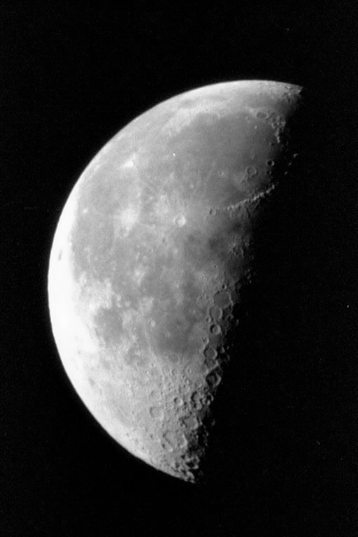
#> input picture lecture02-linear-Indexing/images/moon.tif, 358 x 537 px
$ python excersice02_np_methods.py
#> lines starting #> are read from the running program, lines starting #| are printed output that depends on the picture; after the words box and inside, x2 and y2 are one past the last pixel; in counts of white or black regions, pixels touching at a corner belong together; long printed decimals are rounded
# author: Barbara Klimek
#
# Linear indexing and basic image processing operations with NumPy
# Lecture 02 - Image Processing Algorithms and Visualization
#
# This example demonstrates:
# - image loading
# - image dimensions
# - pixel access
# - linear indexing
# - flattening arrays
# - reshaping arrays
# - image statistics
# - cropping
# - thresholding
# - histogram visualization
#
# The image used in this example is:
# moon.tif

import numpy as np
import cv2
import matplotlib.pyplot as plt

# load grayscale image without automatic conversion
I = cv2.imread('../lecture02-linear-Indexing/images/moon.tif', cv2.IMREAD_UNCHANGED)
#> I is the input picture: shape (537, 358); min 0, max 253, mean 52.9

# verify that image was loaded correctly
if I is None:
    raise FileNotFoundError("Image not found.")

# helper function for printing array information
def print_np_array(arr, caption_text):
#> called with caption_text = 'Original image:'
    print(caption_text)
    print(arr)
#> (printed output is left out)
    print("shape:", arr.shape)
#| shape: (537, 358)
    print("dtype:", arr.dtype)
#| dtype: uint8
    print()


# ---------------------------------------------------------
# 1. IMAGE DIMENSIONS
# ---------------------------------------------------------
# shape returns image dimensions
# for grayscale image -> (height, width)

print_np_array(I, "Original image:")

height, width = I.shape
#> height = 537; width = 358

print("height:", height)
#| height: 537
print("width:", width)
#| width: 358
print()


# ---------------------------------------------------------
# 2. PIXEL ACCESS USING 2D INDEXING
# ---------------------------------------------------------
# access pixel intensity at position [y,x]

x = 132
y = 223

pixel_value = I[y, x]
#> pixel_value = 217

print("pixel intensity at [y,x]:", pixel_value)
#| pixel intensity at [y,x]: 217
print()


# ---------------------------------------------------------
# 3. LINEAR INDEX COMPUTATION
# ---------------------------------------------------------
# convert 2D image coordinates into 1D linear index

linear_index = width * y + x
#> linear_index = 79966

print("linear index:", linear_index)
#| linear index: 79966
print()


# ---------------------------------------------------------
# 4. FLATTEN IMAGE INTO 1D ARRAY
# ---------------------------------------------------------
# flatten converts 2D image into one long vector

flat_image = I.flatten()

print_np_array(flat_image, "Flattened image:")
#> (printed output is left out)
#| shape: (192246,)
#| dtype: uint8


# ---------------------------------------------------------
# 5. ACCESS PIXEL USING LINEAR INDEX
# ---------------------------------------------------------
# verify that linear indexing returns the same pixel value

pixel_linear = flat_image[linear_index]
#> pixel_linear = 217

print("pixel value from linear indexing:", pixel_linear)
#| pixel value from linear indexing: 217
print()


# ---------------------------------------------------------
# 6. RESHAPE ARRAY BACK TO ORIGINAL IMAGE
# ---------------------------------------------------------
# reshape restores original image dimensions

restored_image = flat_image.reshape(I.shape)

print_np_array(restored_image, "Restored image:")
#> (printed output is left out)
#| shape: (537, 358)
#| dtype: uint8


# ---------------------------------------------------------
# 7. IMAGE STATISTICS
# ---------------------------------------------------------
# compute minimum, maximum and mean intensity

print("minimum intensity:", np.min(I))
#| minimum intensity: 0
print("maximum intensity:", np.max(I))
#| maximum intensity: 253
print("mean intensity:", np.mean(I))
#| mean intensity: 52.915
print()


# ---------------------------------------------------------
# 8. IMAGE CROPPING
# ---------------------------------------------------------
# extract small image region

crop = I[100:250, 100:250]
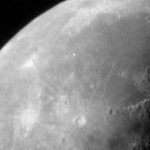
#> crop: shape (150, 150); min 0, max 247, mean 146.7

print_np_array(crop, "Cropped image region:")
#> (printed output is left out)
#| shape: (150, 150)
#| dtype: uint8

plt.figure()
plt.imshow(crop, cmap='gray')
plt.title("Cropped Region")


# ---------------------------------------------------------
# 9. IMAGE THRESHOLDING
# ---------------------------------------------------------
# convert grayscale image into binary image

binary_image = I > 120
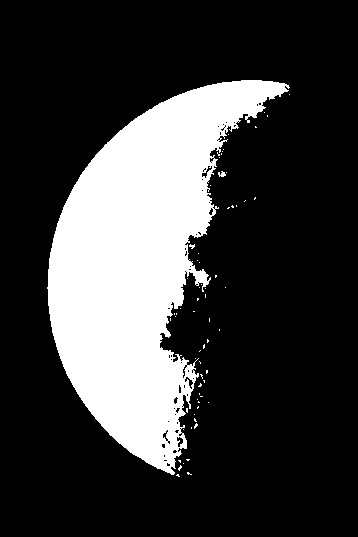
#> binary_image: shape (537, 358) bool; 23.3% white; 66 white regions (64 under 20 px), largest, box (x1, y1, x2, y2) and area: (47, 80, 290, 475) 44609, (218, 171, 226, 177) 31

print_np_array(binary_image, "Binary image:")
#> (printed output is left out)
#| shape: (537, 358)
#| dtype: bool

plt.figure()
plt.imshow(binary_image, cmap='gray')
plt.title("Thresholded Image")


# ---------------------------------------------------------
# 10. IMAGE HISTOGRAM
# ---------------------------------------------------------
# histogram shows intensity distribution

plt.figure()
plt.hist(I.flatten(), bins=256)
plt.title("Image Histogram")
plt.xlabel("Pixel Intensity")
plt.ylabel("Number of Pixels")


# ---------------------------------------------------------
# SHOW ORIGINAL IMAGE
# ---------------------------------------------------------

plt.figure()
plt.imshow(I, cmap='gray')
plt.title("Original Image")

plt.show()
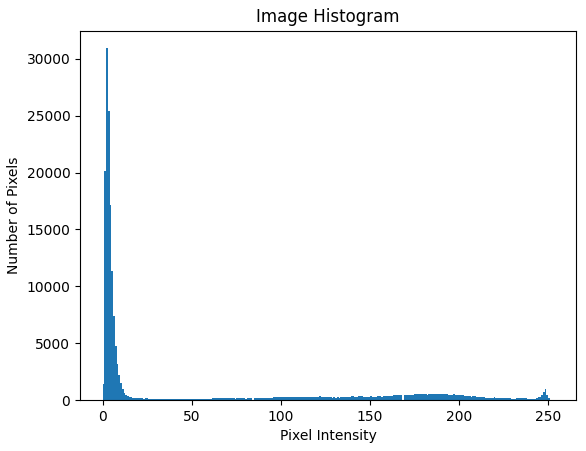
#> figure drawn by matplotlib, 1 panel; tallest bar 30924 high, from x = 1.98 to 2.96
